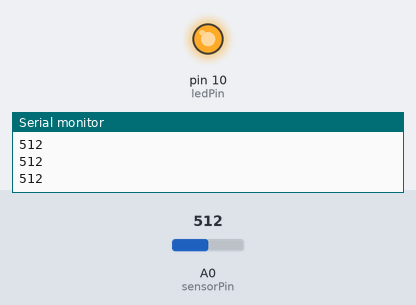
A sketch run on a simulated Arduino Uno, built with avr-gcc and run on an emulated ATmega328P. Parts: output pins drawn as LEDs (lit = HIGH), the last lines printed to the serial monitor. The test bench sets the inputs (shaded band); at power-on: A0 (sensorPin) = 512.

Above: at 1.2 s.
1.3 s: A0 (sensorPin) set to 110
2.8 s: A0 (sensorPin) set to 96
At 3.7 s:
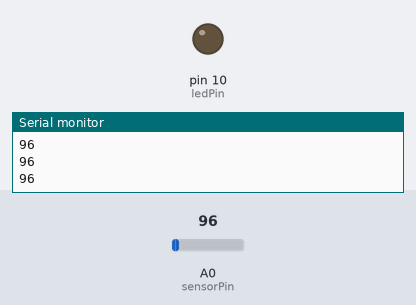
4.3 s: A0 (sensorPin) set to 122
At 5.0 s:
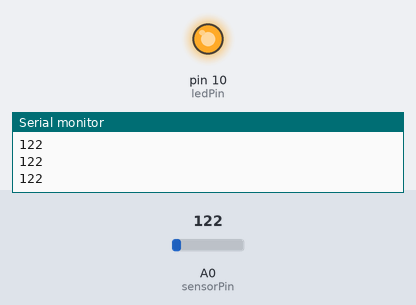
5.8 s: A0 (sensorPin) set to 90
At 6.3 s:
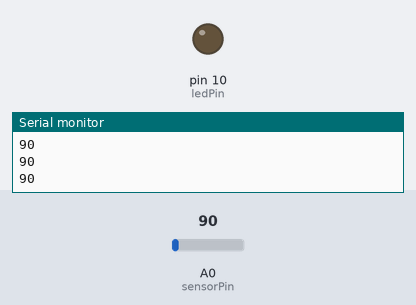
Timing chart, 0 to 8.3 s (numbered marks = the images above; inputs shaded):
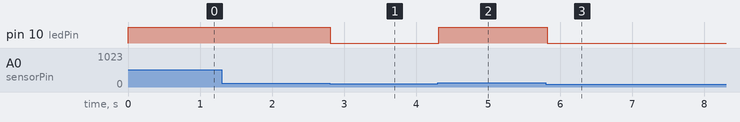

The sketch:

FOTORESISTOR.ino
```cpp
// Definir los pines
const int sensorPin = A0;  // Pin analógico donde está conectado el fotoresistor
const int ledPin = 10;     // Pin digital donde está conectado el LED

void setup() {
  // Configurar el pin del LED como salida
  pinMode(ledPin, OUTPUT);

  // Iniciar la comunicación serie para depuración
  Serial.begin(9600);
}

void loop() {
  // Leer el valor del fotoresistor
  int sensorValue = analogRead(sensorPin);

  // Imprimir el valor leído en el monitor serie
  Serial.println(sensorValue);

  // Encender el LED si el valor del sensor es menor a un umbral
  if (sensorValue > 100) {
    digitalWrite(ledPin, HIGH);
  } else {
    digitalWrite(ledPin, LOW);
  }

  // Esperar un momento antes de la siguiente lectura
  delay(100);
}
```

Measured:
- the behaviour switches between 101 and 100 on A0 (sensorPin) (found by bisection; images 0 and 1)
- after the input at 2.8 s, pin 10 (ledPin): HIGH → LOW at once
- after the input at 4.3 s, pin 10 (ledPin): LOW → HIGH at once
- after the input at 5.8 s, pin 10 (ledPin): HIGH → LOW at once
